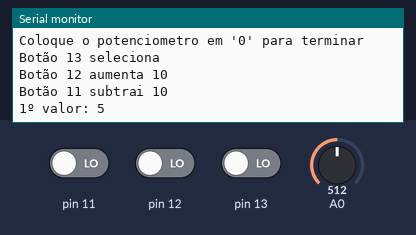
A sketch run on a simulated Arduino Uno, built with avr-gcc and run on an emulated ATmega328P. On the bench: the last lines printed to the serial monitor. The test bench sets the inputs (shaded band); at power-on: A0 = 512, pin 11 LOW, pin 12 LOW, pin 13 LOW.

Above: at 8.7 s.
8.8 s: A0 set to 114
At 8.99 s:
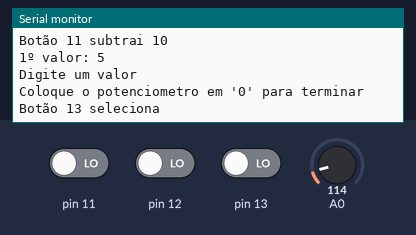
10.3 s: A0 set to 97
At 11.3 s:
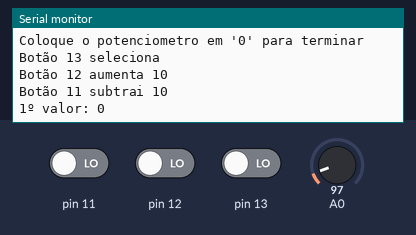

Measured:
- the behaviour switches between 103 and 102 on A0 (found by bisection; images 1 and 2)
- after the input at 8.8 s, the serial monitor: prints a new line after 0.11 s (image 1)
- after the input at 10.3 s, the serial monitor: prints a new line after 0.33 s (image 2)

The sketch:

Calculador.ino
```cpp
int lastVal = 100;
int currVal = 1000;
int currIdx = 0;
int somaVal[] = {};
int total = 0;
int leave = 0;
int decH = 0;

void setup() {
  pinMode(13, INPUT);
  pinMode(12, INPUT);
  pinMode(11, INPUT);
  Serial.begin(9600);
  Serial.print("Hello World");
  delay(1000);
  clean();
}

void loop() {
 leave = 0;
 currIdx = 0;
 while (leave != 1) {
  decH = 0;
  while (true) {
    currVal = map(analogRead(A0), 0, 1022, 0, 10) + (decH * 10);
    if (lastVal != currVal) {
      clean();
      Serial.println("Digite um valor");
      Serial.println("Coloque o potenciometro em '0' para terminar");
      Serial.println("Botão 13 seleciona");
      Serial.println("Botão 12 aumenta 10");
      Serial.println("Botão 11 subtrai 10");
      Serial.println(String(currIdx+1) + "º valor: " + String(currVal));
    }
    lastVal = currVal;
    if (digitalRead(13) == HIGH) {
      if (map(analogRead(A0), 0, 1022, 0, 10) == 0) {
        leave = 1;
        Serial.println("leaving...");
        break;
      } else {
        somaVal[currIdx] = currVal;
        currIdx += 1;
        Serial.print("Salvando");
        for (int i=0; i<3; i++) {
          delay(100);
          Serial.print(".");
        }
        break;
      }
    }
    if (digitalRead(12) == HIGH) {
      Serial.print("Aumentando");
      for (int i=0; i<3; i++) {
        delay(100);
        Serial.print(".");
      }
      decH += 1;
      clean();
    }
    if (digitalRead(11) == HIGH) {
      Serial.print("Diminuindo");
      for (int i=0; i<3; i++) {
        delay(100);
        Serial.print(".");
      }
      decH -= 1;
      clean();
    }
    delay(100);
  }


  delay(100);
  lastVal = 100;
 }

  Serial.print("Salvando");
  for (int i=0; i<3; i++) {
    delay(500);
    Serial.print(".");
  }

  delay(500);
  Serial.println("");
  Serial.println("");

  Serial.print("Somando");
  for (int i=0; i<3; i++) {
    delay(500);
    Serial.print(".");
  }
  delay(500);
  clean();

  for (int num=0; num<currIdx; num++) {
    total += somaVal[num];
    Serial.println(String(num+1) + "º valor: " + String(somaVal[num]));
    delay(250);
  }
  delay(500);
  Serial.println("Soma Valores: " + String(total));

  delay(3000);
  clean();

  Serial.print("Resetando");
  for (int i=0; i<3; i++) {
    delay(500);
    Serial.print(".");
  }

  delay(500);
  clean();
}

void clean() {
  for (int i=0; i<50; i++) {
    Serial.println("");
  }
}
```
